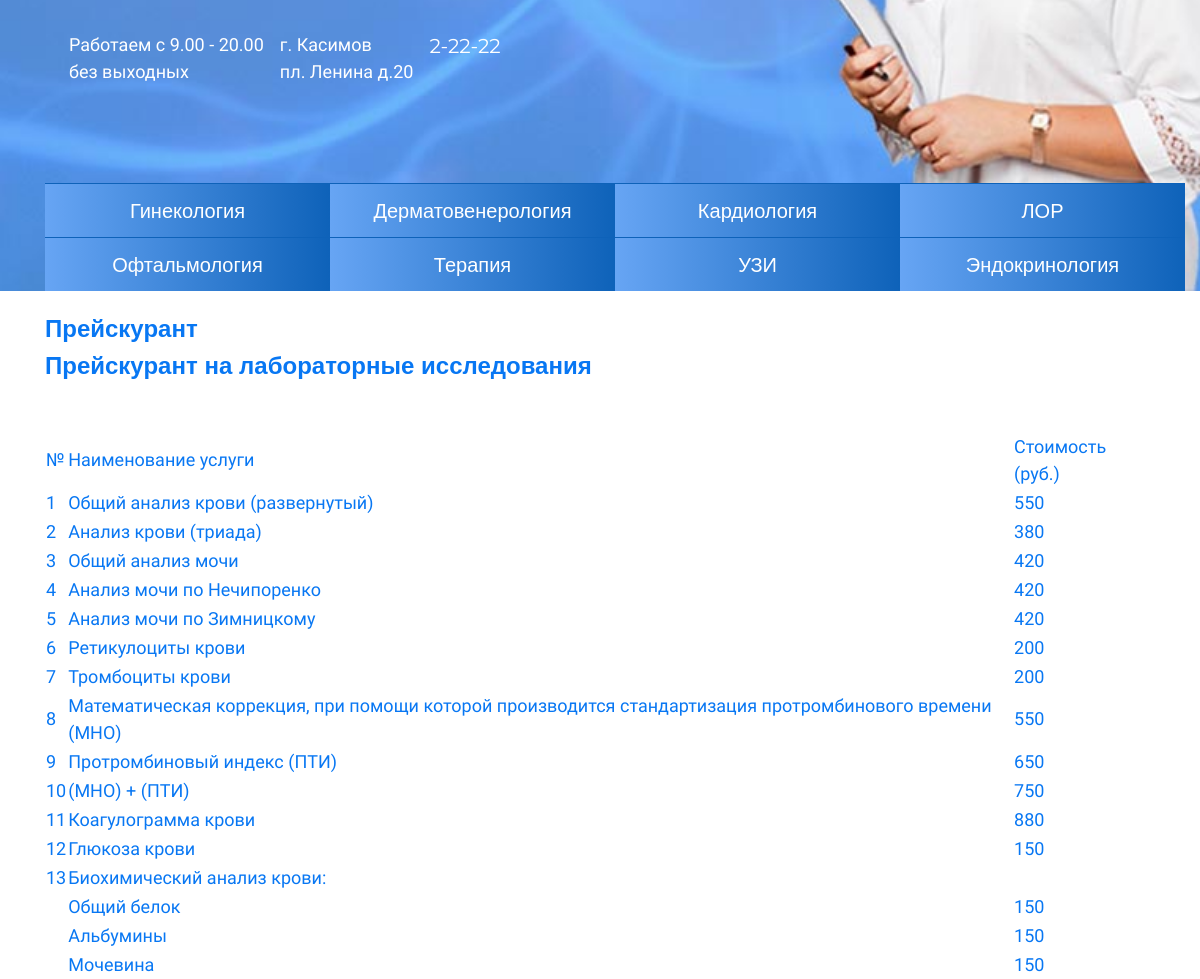
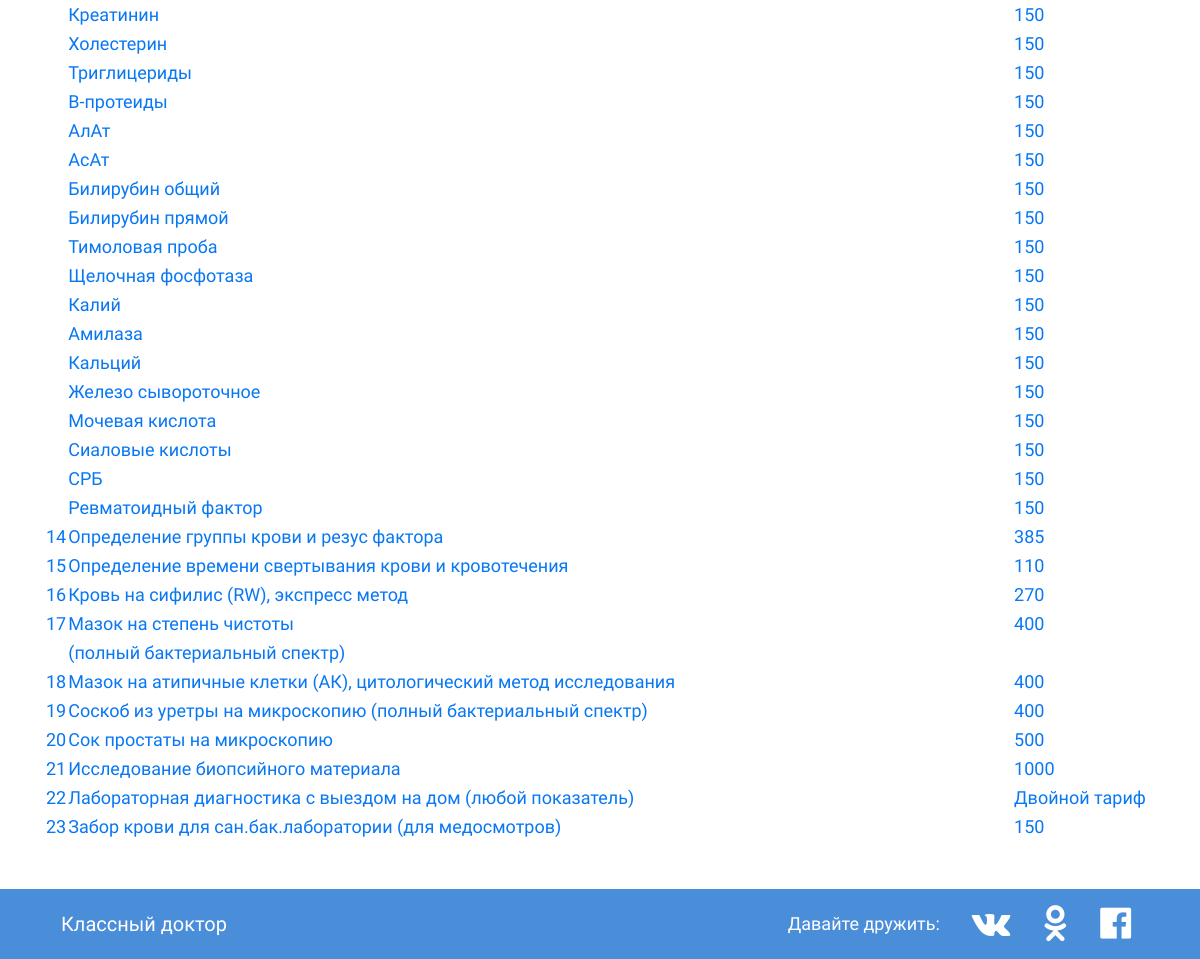
Page /infirmation/2/ (lower part) on the earlier database version (2 pictures, top to bottom).
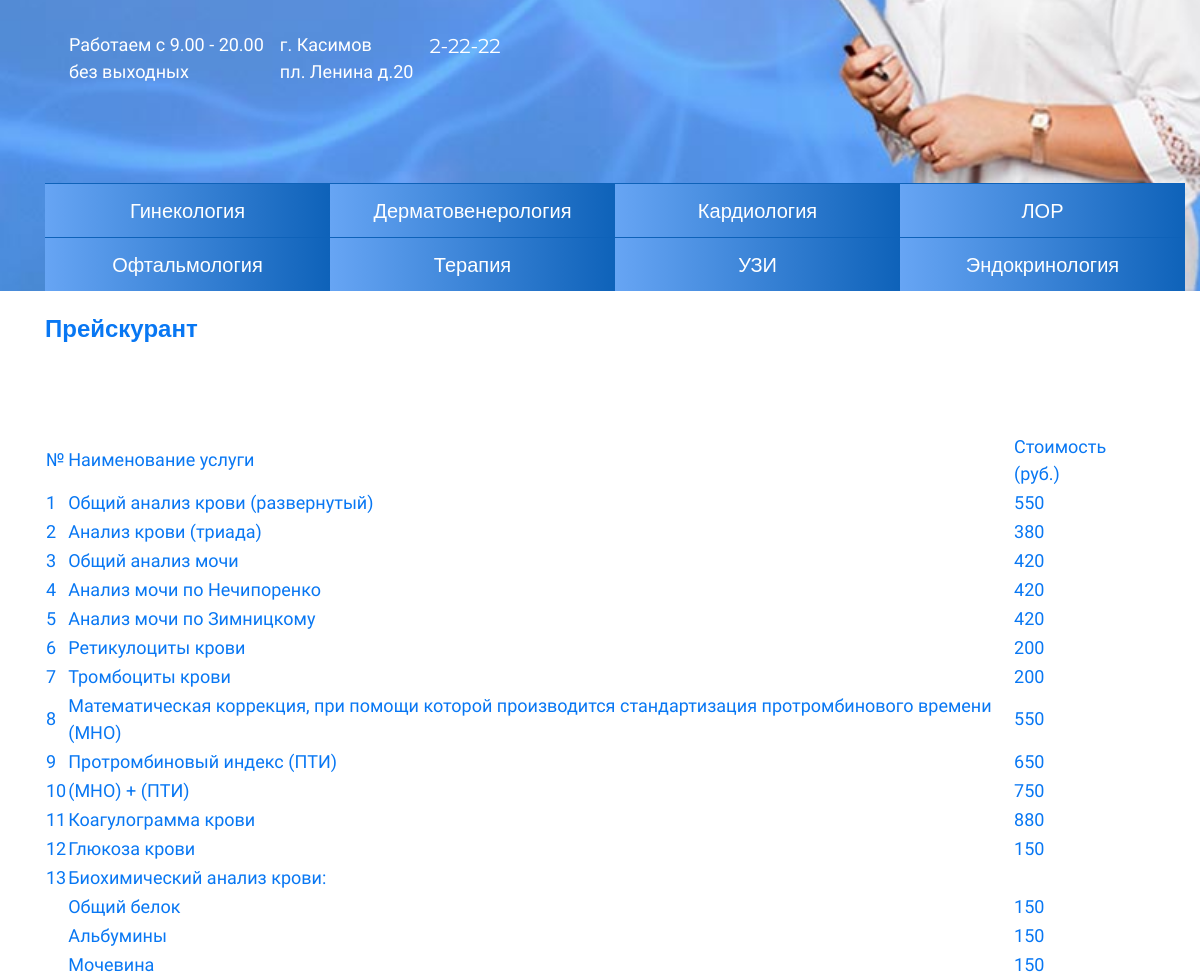
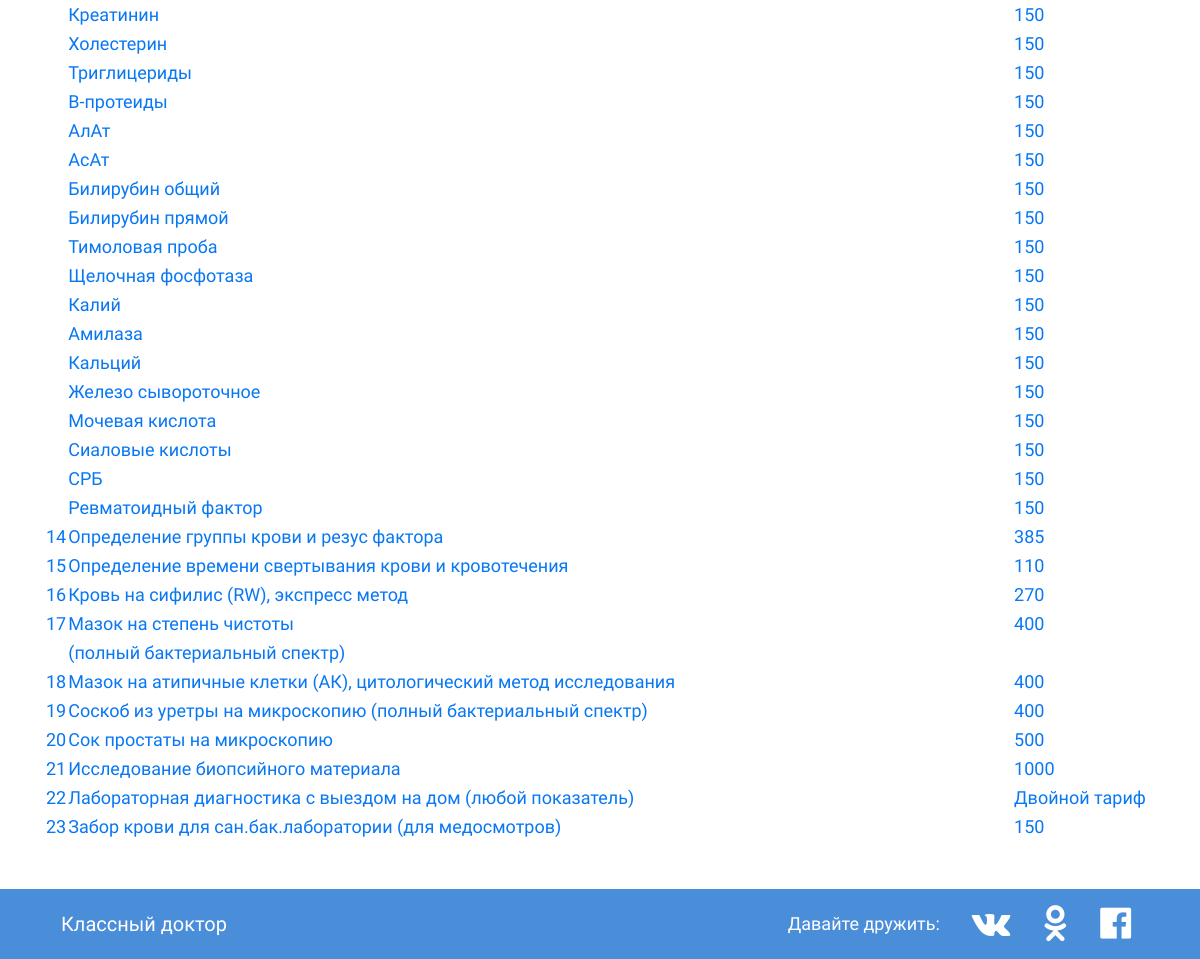
Same page on the later database version (2 pictures, top to bottom).
### cooldoctor/models.py (models this page shows, shortened)
class TopMenu(models.Model):
    title = models.CharField(max_length=250, verbose_name='Заголовок')
    content = models.TextField(verbose_name='Контент')
    def get_absolute_url(self):
        return reverse('information', kwargs={'pk': self.pk})
    class Meta:
        verbose_name = 'Информация о компании'
        verbose_name_plural = 'Информация о компании'

### cooldoctor/views.py (the view)
# urls.py: path('infirmation/<int:pk>/', Information.as_view(), name='information'),
class Information(DetailView):
    model = TopMenu
    template_name = 'cooldoctor/information.html'
    context_object_name = 'inf_view'

### cooldoctor/models.py (called while the page is built)
    def get_absolute_url(self):
        return reverse('specialization', kwargs={'specialization_id':self.pk})

### cooldoctor/templatetags/inf_compamy.py (called while the page is built)
@register.inclusion_tag('cooldoctor/inf_company.html')
def inf_company(menu_class = 'main-promo'):
    inf = Header.objects.get(pk = 1)
    return {'inf': inf, 'menu_class': menu_class}

### cooldoctor/templatetags/topmenu.py (called while the page is built)
@register.inclusion_tag('cooldoctor/topmenu.html')
def show_topmenu(menu_class= 'navbar navbar-expand-sm'):
    article = TopMenu.objects.all()
    logo = Avatar.objects.get(pk = 1).avatar
    return {'article': article, 'menu_class': menu_class, 'logo': logo }

### cooldoctor/templatetags/view_specialization.py (called while the page is built)
@register.inclusion_tag('cooldoctor/view_specialization.html')
def view_specialization():
    view_spec = Specialization.objects.all()
    return {'view_spec': view_spec}

### cooldoctor/templates/cooldoctor/information.html
{% extends 'base.html' %}
{% load static %}
{% block content %}
    <div class="container">
    <h2 class="mt-4">{{ inf_view.title }}</h2>
    {{ inf_view.content|safe }}
    </div>
{% endblock %}

Differences in the rows shown:
changed TopMenu "Прейскурант": content "Прейскурант на лабораторные исследования № Наименование услуги Стоимость…" → "№ Наименование услуги Стоимость…"
